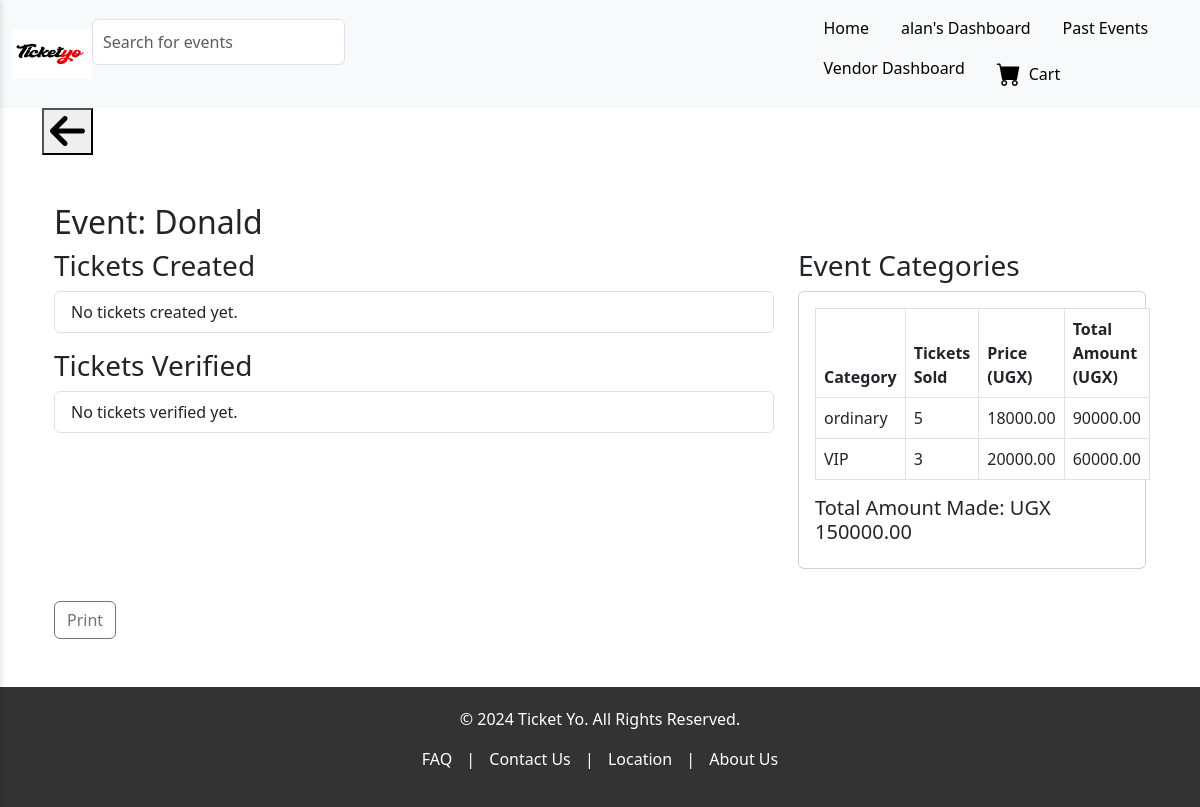
Page /pos/event_detail/5/ (signed in) on the earlier database version.
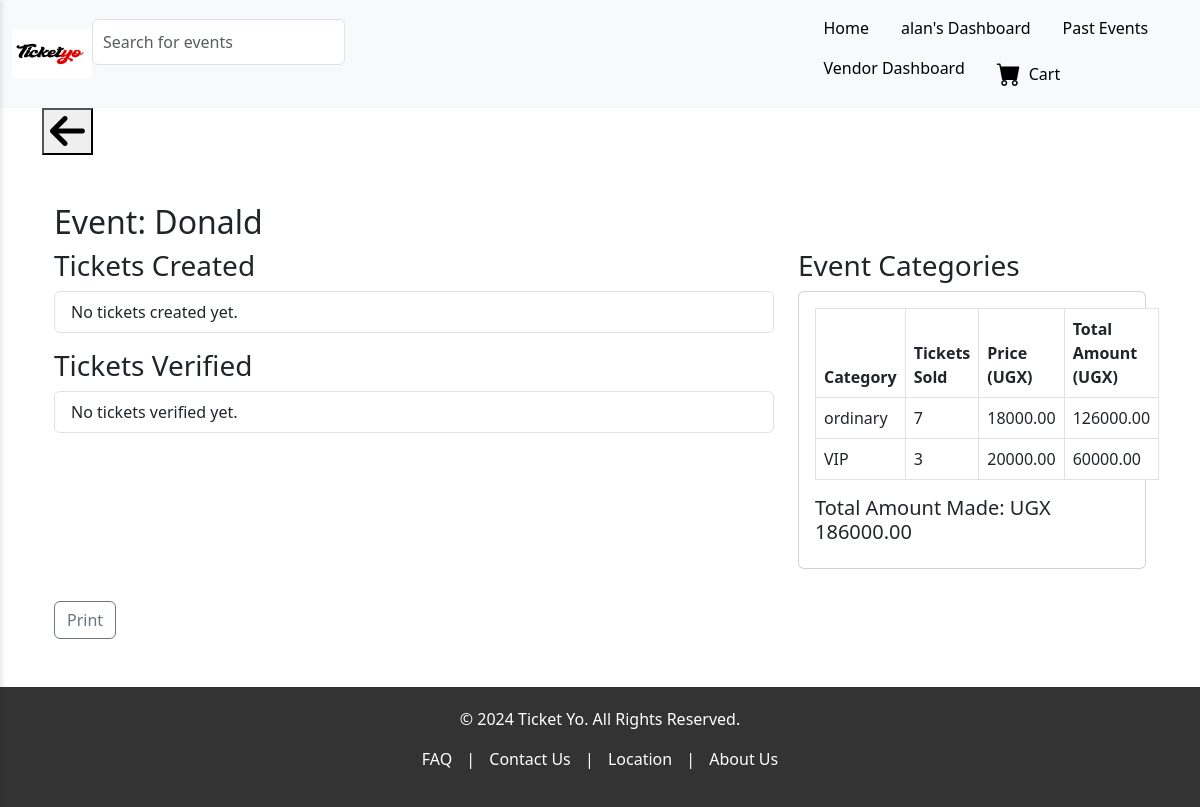
Same page on the later database version.
### events/models.py (models this page shows, shortened)
class TicketCategory(models.Model):
    event = models.ForeignKey(Event, on_delete=models.CASCADE, related_name='ticket_categories')  # Mandatory, linked to Event
    category_title = models.CharField(max_length=100)  # Required field
    category_price = models.DecimalField(max_digits=10, decimal_places=2)  # Required field
    category_tickets_available = models.PositiveIntegerField()  # Required field
    category_tickets_sold = models.PositiveIntegerField(default=0)  # New field to track tickets sold in this category

### pos/views.py (the view)
# urls.py: path('event_detail/<int:event_id>/', pos_event_detail, name='pos_event_detail'),
@login_required
def pos_event_detail(request, event_id):
    event = Event.objects.get(id=event_id)
    tickets_created = []  # Should eventually contain tickets created by the agent
    tickets_verified = []  # Should eventually contain tickets verified for this event
    event_categories = event.ticket_categories.all()  # Get all ticket categories for this event
    total_amount = 0
    for category in event_categories:
        category.total_amount = category.category_tickets_sold * category.category_price  # Calculate total amount for each category
        total_amount += category.total_amount  # Accumulate total amount for the event
    context = {
        'event': event,
        'tickets_created': tickets_created,
        'tickets_verified': tickets_verified,
        'event_categories': event_categories,
        'total_amount': total_amount,
    }
    return render(request, 'pos/event_detail.html', context)

### templates/pos/event_detail.html (shortened to what this page needs)
{% extends 'frontend/base.html' %}
{% block content %}
<div class="container mt-5">
    <h2>Event: {{ event.title }}</h2>
    <div class="row">
        <div class="col-md-8">
            <h3>Tickets Created</h3>
            <ul class="list-group mb-3">
                {% for ticket in tickets_created %}
                <li class="list-group-item">{{ ticket }}</li>
                {% empty %}
                <li class="list-group-item">No tickets created yet.</li>
                {% endfor %}
            </ul>
            <h3>Tickets Verified</h3>
            <ul class="list-group">
                {% for ticket in tickets_verified %}
                <li class="list-group-item">{{ ticket }}</li>
                {% empty %}
                <li class="list-group-item">No tickets verified yet.</li>
                {% endfor %}
            </ul>
        </div>
        <div class="col-md-4">
            <h3>Event Categories</h3>
            <div class="card mb-3">
                <div class="card-body">
                    <table class="table table-bordered table-hover">
                        <thead class="thead-light">
                            <tr>
                                <th>Category</th>
                                <th>Tickets Sold</th>
                                <th>Price (UGX)</th>
                                <th>Total Amount (UGX)</th>
                            </tr>
                        </thead>
                        <tbody>
                            {% for category in event_categories %}
                            <tr>
                                <td>{{ category.category_title }}</td>
                                <td>{{ category.category_tickets_sold }}</td>
                                <td>{{ category.category_price }}</td>
                                <td>{{ category.total_amount }}</td>
                            </tr>
                            {% empty %}
                            <tr>
                                <td colspan="4" class="text-center">No categories available.</td>
                            </tr>
                            {% endfor %}
                        </tbody>
                    </table>
                    <h5>Total Amount Made: UGX {{ total_amount }}</h5>
                </div>
            </div>
        </div>
    </div>
    <a href="#" class="btn btn-outline-secondary mt-3" onclick="printPage()">Print</a>
</div>
{% endblock %}

Differences in the rows shown:
changed TicketCategory "ordinary": category_tickets_sold "5" → "7"; total_amount "90000.00" → "126000.00"
Other differences:
{{ total_amount }}: "150000.00" → "186000.00"
